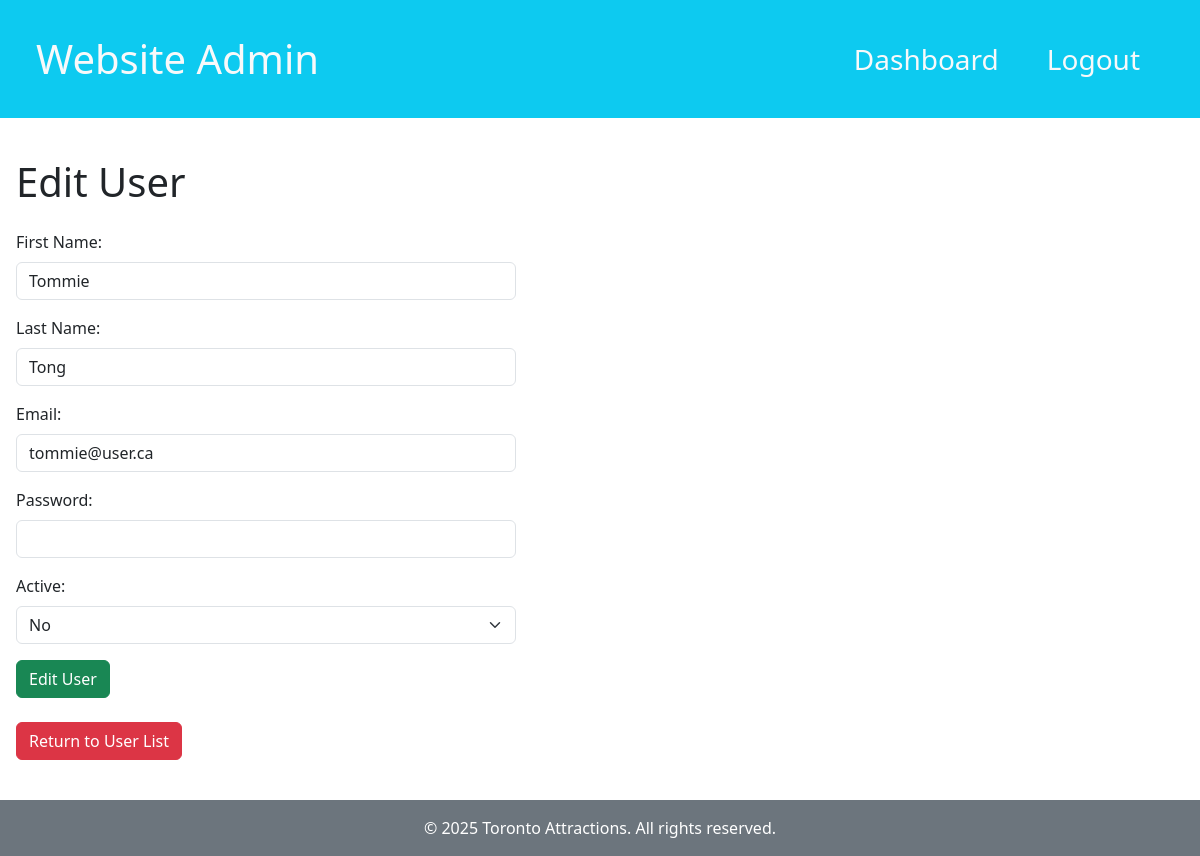
The app's page /admin/users_edit.php?id=1 (signed in) with its own data.
### tables this page shows
CREATE TABLE `users` (
  `id` int(10) UNSIGNED NOT NULL,
  `first` varchar(25) NOT NULL,
  `last` varchar(25) NOT NULL,
  `email` varchar(100) NOT NULL,
  `password` varchar(100) NOT NULL,
  `active` enum('Yes','No') NOT NULL DEFAULT 'Yes',
  `dateAdded` datetime NOT NULL DEFAULT current_timestamp()
);

### admin/users_edit.php (the view, shortened to what this page needs)
<?php
include( 'includes/connection.php' );
include( 'includes/header.php' );
if( isset( $_GET['id'] ) )
{
  $query = 'SELECT *
    FROM users
    WHERE id = '.$_GET['id'].'
    LIMIT 1';
  $result = mysqli_query( $connect, $query );
  $record = mysqli_fetch_assoc( $result );
}
?>
<main class="container-fluid p-3">
  <h1 class="mb-4">Edit User</h1>
  <form method="post">
    <div class="mb-3">
      <label for="first" class="form-label">First Name:</label>
      <input type="text" class="form-control" name="first" id="first" value="<?php echo htmlentities( $record['first'] ); ?>">
    </div>
    <div class="mb-3">
      <label for="last" class="form-label">Last Name:</label>
      <input type="text" class="form-control" name="last" id="last" value="<?php echo htmlentities( $record['last'] ); ?>">
    </div>
    <div class="mb-3">
      <label for="email" class="form-label">Email:</label>
      <input type="email" class="form-control" name="email" id="email" value="<?php echo htmlentities( $record['email'] ); ?>">
    </div>
    <div class="mb-3">
      <label for="password" class="form-label">Password:</label>
      <input type="password" class="form-control" name="password" id="password">
    </div>
    <div class="mb-3">
      <label for="active" class="form-label">Active:</label>
      <select class="form-select" name="active" id="active">
      <?php
      $values = array( 'Yes', 'No' );
      foreach( $values as $key => $value )
      {
        echo '<option value="'.$value.'"';
        if( $value == $record['active'] ) echo ' selected="selected"';
        echo '>'.$value.'</option>';
      }
      ?>
      </select>
    </div>
    <input type="submit" class="btn btn-success mb-4" value="Edit User">
  </form>
  <div><a href="users.php" class="btn btn-danger">Return to User List</a></div>
</main>
<?php
include( 'includes/footer.php' );
?>

### admin/styles.css (style rules this page uses)
input, select { max-width: 500px; }

### records on screen
users: first "Tommie", last "Tong", email "tommie@user.ca", active "No"
